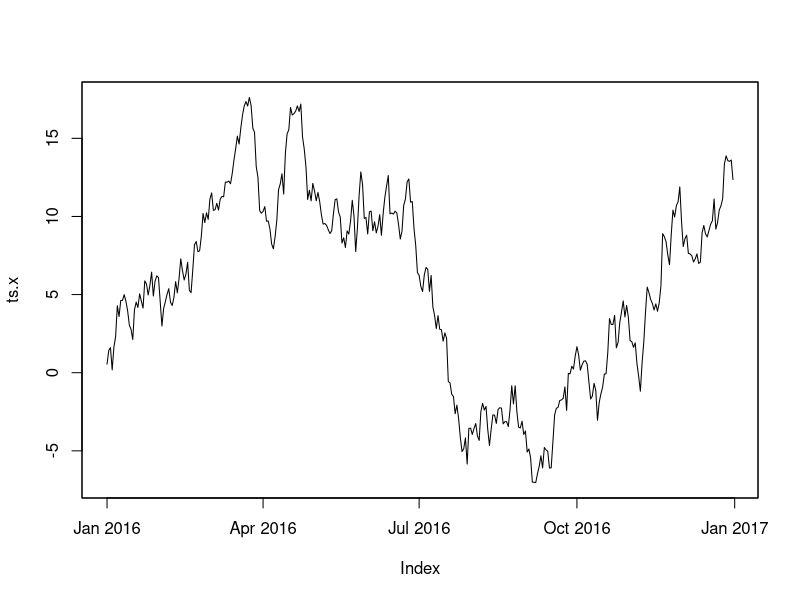

Write the R code that produced this figure.
## ---- chunk 1
library(zoo)
time <- seq(from = as.Date("2016-01-01"), to = as.Date("2016-12-31"), by = 'day')
#make x a random walk time series
x <- cumsum(rnorm(366,0,1))
ts.x <- zoo(x, time)
plot(ts.x)
